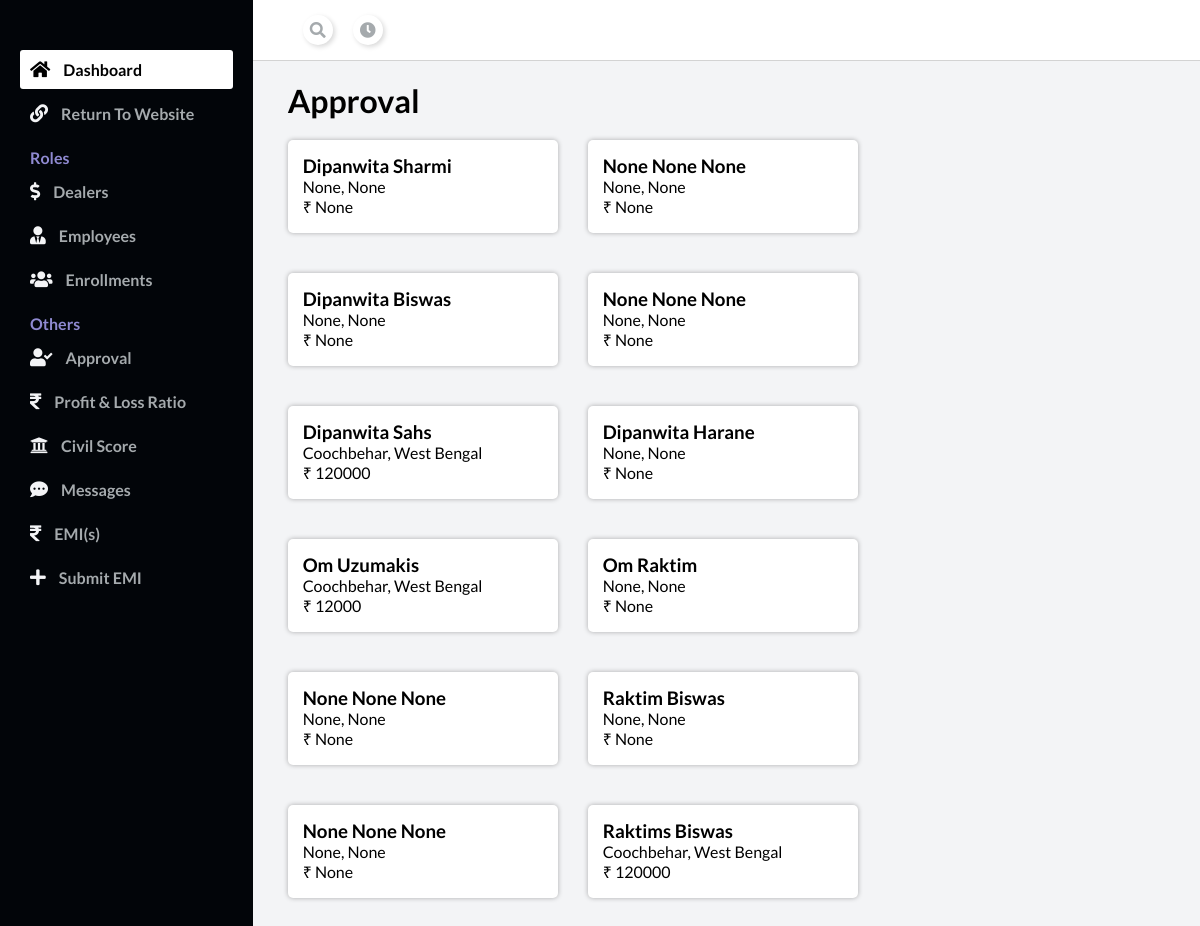
Page /admin_dashboard/approval/ on the committed database.
### main/models.py (models this page shows)
class Enrollment(models.Model):
    user = models.ForeignKey(User, on_delete=models.CASCADE, null=True)
    enrollment_id = models.TextField()
    password = models.TextField()
    total_amount = models.IntegerField(blank=True, null=True)
    dealer = models.ForeignKey(Dealer, on_delete=models.CASCADE, null=True, blank=True)
    admin = models.TextField(null=True, blank=True)
    status = models.TextField(default="pending", blank=True)
    first_name = models.TextField(blank=True, null=True)
    middle_name = models.TextField(blank=True, null=True)
    last_name = models.TextField(blank=True, null=True)
    dob = models.DateField(blank=True, null=True)
    gender = models.TextField(blank=True, null=True)
    mobile_number = models.IntegerField(max_length=10, blank=True, null=True)
    maritial_status = models.TextField(blank=True, null=True)
    father_name = models.TextField(blank=True, null=True)
    spouse_name = models.TextField(blank=True, null=True)
    profile_image = models.ImageField(upload_to="profile_images", blank=True, null=True)
    id_proof = models.TextField(blank=True, null=True)
    pan = models.TextField(null=True, blank=True)
    pan_image = models.TextField(null=True, blank=True)
    voter_id = models.TextField(null=True, blank=True)
    voter_id_image = models.TextField(null=True, blank=True)
    driver_license = models.TextField(null=True, blank=True)
    driver_license_image = models.TextField(null=True, blank=True)
    consent = models.BooleanField(default=True)
    address_1 = models.TextField(blank=True, null=True)
    address_2 = models.TextField(blank=True, null=True)
    address_3 = models.TextField(blank=True, null=True)
    pincode = models.IntegerField(blank=True, null=True)
    city = models.TextField(blank=True, null=True)
    state = models.TextField(blank=True, null=True)
    post_office = models.TextField(blank=True, null=True)
    landmark = models.TextField(blank=True, null=True)
    aadhar_image = models.ImageField(blank=True, null=True, upload_to="aadhar_images")
    aadhar_image_back = models.ImageField(blank=True, null=True, upload_to="aadhar_back_images")
    location = models.TextField(blank=True, null=True)
    educational_qualification = models.TextField(blank=True, null=True) # SSC, 12th, Under Graduate, Graduate, Post Graduate, Professional, Others
    designation = models.TextField(blank=True, null=True)
    family_members = models.IntegerField(blank=True, null=True)
    monthly_income = models.IntegerField(blank=True, null=True)
    reference_first_name = models.TextField(blank=True, null=True)
    reference_middle_name = models.TextField(blank=True, null=True)
    reference_last_name = models.TextField(blank=True, null=True)
    reference_mobile_number = models.TextField(blank=True, null=True)
    reference_relation = models.TextField(blank=True, null=True)
    product_type = models.TextField(blank=True, null=True)
    product_cost = models.IntegerField(blank=True, null=True)
    emi_plan = models.TextField(blank=True, null=True)
    down_payment = models.IntegerField(blank=True, null=True)
    down_payment_terms = models.IntegerField(blank=True, null=True)
    due_amount_terms = models.IntegerField(blank=True, null=True)
    total_terms = models.IntegerField(blank=True, null=True)
    margin_money = models.IntegerField(blank=True, null=True)
    due_payment = models.IntegerField(blank=True, null=True)
    emi = models.IntegerField(blank=True, null=True)
    card = models.IntegerField(blank=True, null=True)
    processing_fee = models.IntegerField(blank=True, null=True)
    insurance = models.IntegerField(blank=True, null=True)
    total_cost = models.IntegerField(blank=True, null=True)
    imei_product_image = models.ImageField(blank=True, null=True, upload_to="imei_product_image/")
    product_model_sl_no = models.TextField(blank=True, null=True)
    ifsc_code = models.TextField(blank=True, null=True)
    urmn = models.TextField(blank=True, null=True)
    period_from = models.TextField(blank=True, null=True)
    period_to = models.TextField(blank=True, null=True)
    prospect_no = models.TextField(blank=True, null=True)
    account_holder_first_name = models.TextField(blank=True, null=True)
    account_holder_middle_name = models.TextField(blank=True, null=True)
    account_holder_last_name = models.TextField(blank=True, null=True)
    account_number = models.TextField(blank=True, null=True)
    bank_name = models.TextField(blank=True, null=True)
    invoice_date = models.DateField(auto_now_add=True, null=True, blank=True)

### admin/views.py (the view)
# urls.py: path('approval/', views.approval, name="approval"),
def approval(request):
    enrollments = Enrollment.objects.filter(status="pending")
    return render(request, "Admin/approval.html", {"enrolls":enrollments})

### Template/Admin/approval.html (shortened to what this page needs)
{% extends "admin_base.html" %}
{% block body %}
<div class="main__container">
    <div class="space-between">
        <h1>Approval</h1>
    </div>
    <div class="space-between" style="flex-wrap: wrap;justify-content: unset;">
        {% for i in enrolls %}
        <div class="item" onclick="window.location.href='/admin_dashboard/approval_details/{{i.id}}'">
            <div class="text">
                <h3>{{i.first_name}} {{i.middle_name}} {{i.last_name}}</h3>
                <p>{{i.city}}, {{i.state}}</p>
                <p>&#8377; {{i.total_amount}}</p>
            </div>
        </div>
        {% endfor %}
    </div>
</div>
{% endblock body %}

### Template/admin_base.html (style rules this page uses)
* { margin: 0; padding: 0; }
body { box-sizing: border-box; font-family: "Lato", sans-serif; }
.main__container { padding: 20px 35px; }

### Template/Admin/approval.html (style rules this page uses)
.space-between { display: flex; align-items: center; justify-content: space-between; }
.item { margin: 20px 0px; padding: 15px; background-color: white; MARGIN-RIGHT: 30PX; border-radius: 5px; width: 20vw; box-shadow: 0 0 5px 0 rgba(0,0,0,0.300); }

### rows in the picture
Enrollment: first_name "Dipanwita", last_name "Sharmi", city "None", state "None", total_amount "None"
Enrollment: first_name "None", middle_name "None", last_name "None", city "None", state "None", total_amount "None"
Enrollment: first_name "Dipanwita", last_name "Biswas", city "None", state "None", total_amount "None"
Enrollment: first_name "None", middle_name "None", last_name "None", city "None", state "None", total_amount "None"
Enrollment: first_name "Dipanwita", last_name "Sahs", city "Coochbehar", state "West Bengal", total_amount "120000"
Enrollment: first_name "Dipanwita", last_name "Harane", city "None", state "None", total_amount "None"
Enrollment: first_name "Om", last_name "Uzumakis", city "Coochbehar", state "West Bengal", total_amount "12000"
Enrollment: first_name "Om", last_name "Raktim", city "None", state "None", total_amount "None"
Enrollment: first_name "None", middle_name "None", last_name "None", city "None", state "None", total_amount "None"
Enrollment: first_name "Raktim", last_name "Biswas", city "None", state "None", total_amount "None"
Enrollment: first_name "None", middle_name "None", last_name "None", city "None", state "None", total_amount "None"
Enrollment: first_name "Raktims", last_name "Biswas", city "Coochbehar", state "West Bengal", total_amount "120000"
